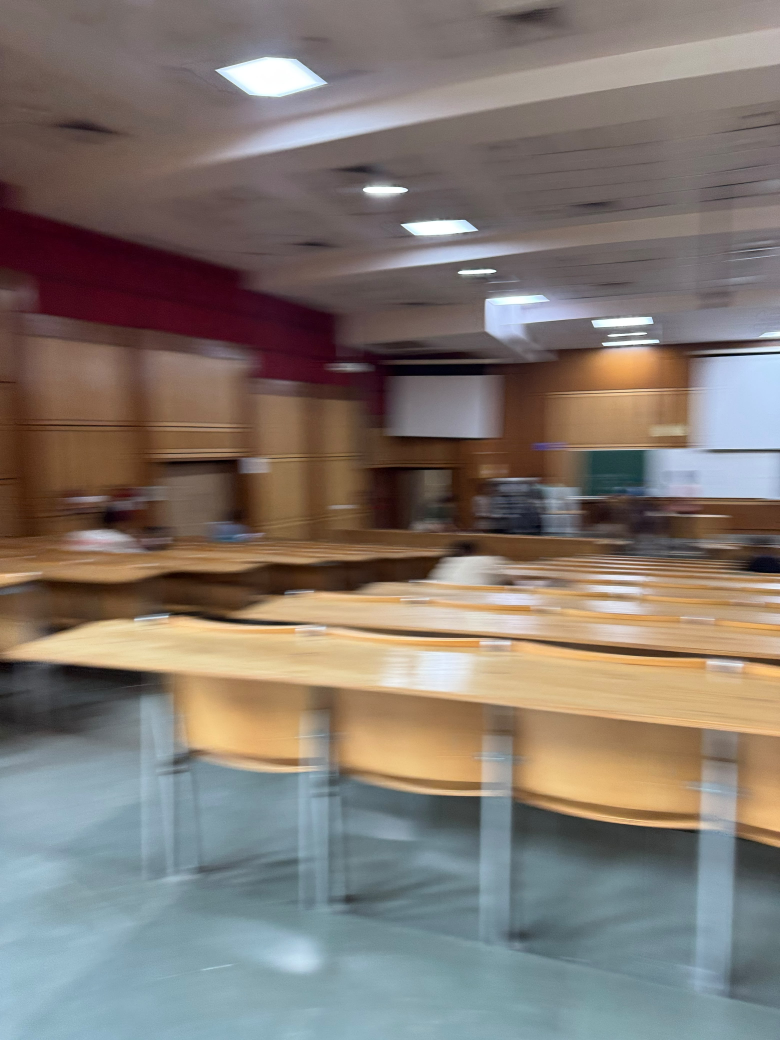
#> input picture part4/input.jpeg, 3120 x 4160 px (shown at 1/4 size)
$ python estimate_blur.py
#> lines starting #> are read from the running program, lines starting #| are printed output that depends on the picture; after the words box and inside, x2 and y2 are one past the last pixel; in counts of white or black regions, pixels touching at a corner belong together; long printed decimals are rounded
import numpy as np
import matplotlib.pyplot as plt
from PIL import Image
from scipy.ndimage import rotate

# Read image
filename = 'input.jpeg'
img = Image.open(filename).convert("L")

max_dim = 1024
scale = max_dim / max(img.size)
#> scale = 0.246

if scale < 1:
    new_size = (round(img.size[0] * scale),
                round(img.size[1] * scale))
#> new_size = (768, 1024)
    img = img.resize(new_size, Image.Resampling.LANCZOS)
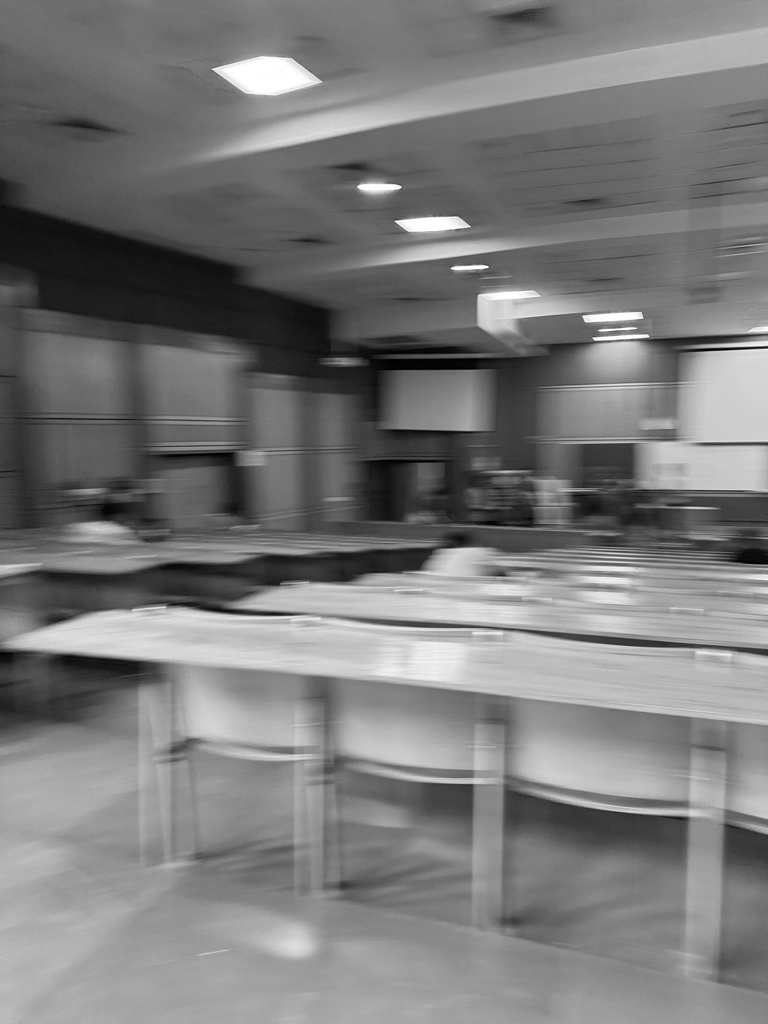
#> img: PIL image 768x1024 L; min 0, max 255, mean 122

f = np.asarray(img, dtype=np.float64) / 255.0

# Fourier transform
F_blurred = np.fft.fft2(f)
F_blurred_shifted = np.fft.fftshift(F_blurred)
S = np.log1p(np.abs(F_blurred_shifted))
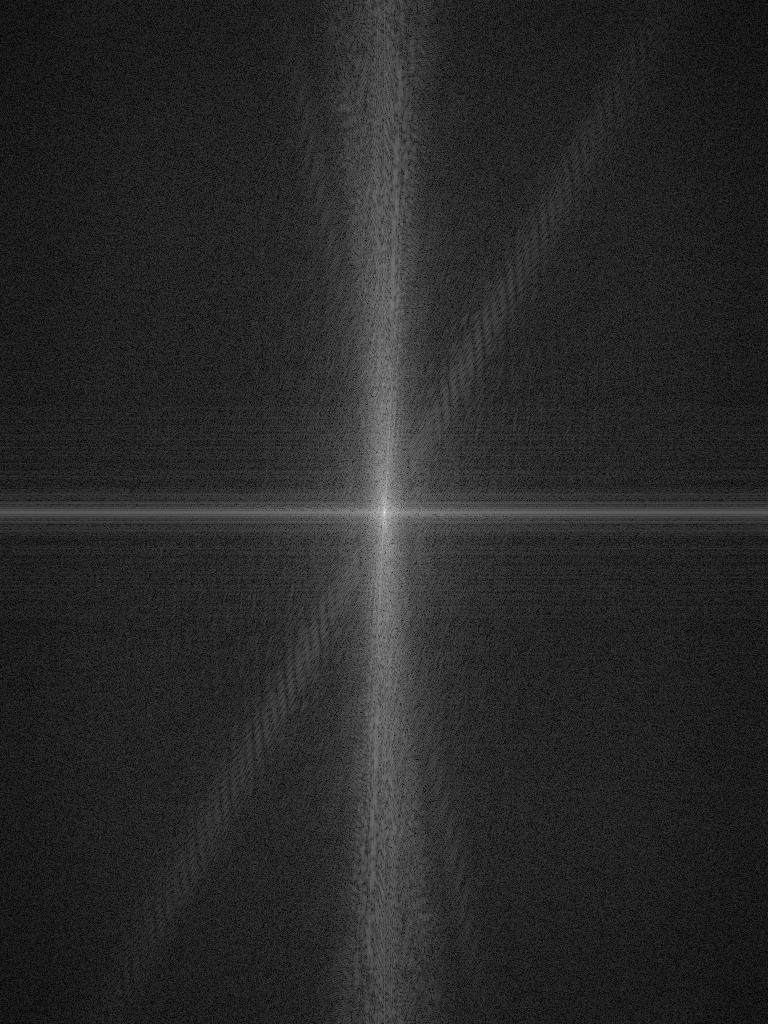
#> S: shape (1024, 768) float64; min 0.00398, max 12.84, mean 2.06; drawn with min black and max white

M, N = S.shape
#> M = 1024; N = 768

# Zero out the DC component and low frequencies
Y, X = np.ogrid[:M, :N]
#> Y = 1024 values from 0 to 1023
R = np.sqrt((X - N/2)**2 + (Y - M/2)**2)
S_filtered = S.copy()
S_filtered[R < 20] = 0
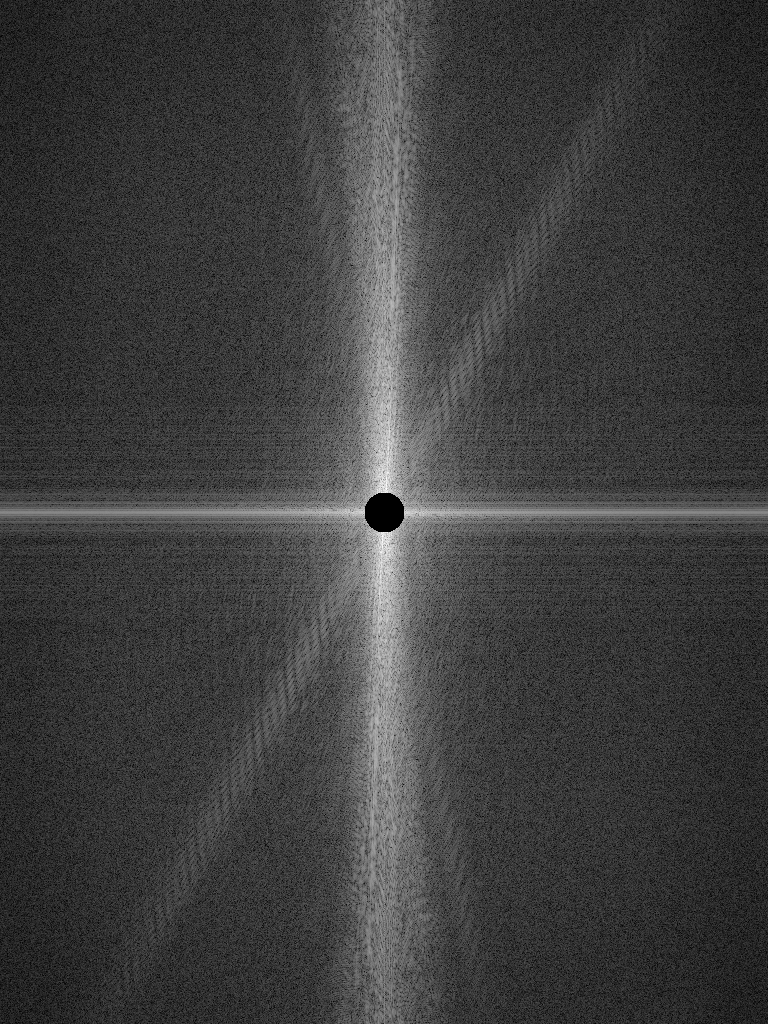
#> S_filtered: shape (1024, 768) float64; 0.16% of pixels changed, all inside (x1, y1, x2, y2) = (365, 493, 404, 532); drawn with min black and max white

# Radon transform-like approach: rotate and project
angles = np.arange(0, 180, 1)
variances = []

for angle in angles:
    rotated = rotate(S_filtered, angle, reshape=False)
    # project along columns
    proj = np.sum(rotated, axis=0)
    variances.append(np.var(proj))
#> this loop made 180 passes
#> pass 2, `rotated = rotate(S_filtered, angle, reshape=False)`:
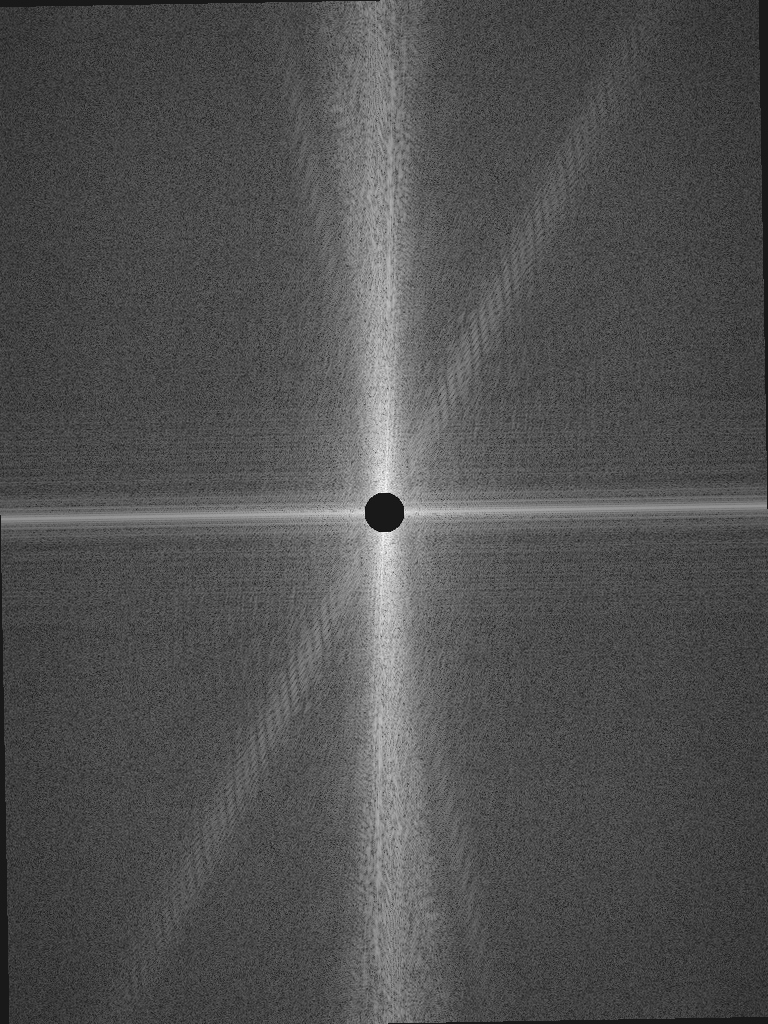
#> rotated: shape (1024, 768) float64; min -0.929, max 8.41, mean 2.04; drawn with min black and max white
#> after the loop, variances = 180 values, max 517204.8 at index 178, min 25226.8 at index 107, mean 225634.3

best_angle = angles[np.argmax(variances)]
#> best_angle = 178
print(f"Estimated angle of blur stripes: {best_angle} degrees")
#| Estimated angle of blur stripes: 178 degrees

# The blur direction is perpendicular to the stripes
blur_angle = (best_angle + 90) % 180
#> blur_angle = 88
print(f"Estimated blur angle: {blur_angle} degrees")
#| Estimated blur angle: 88 degrees

# Rotate to align stripes vertically, then the blur is horizontal
rotated_S = rotate(S_filtered, best_angle, reshape=False)
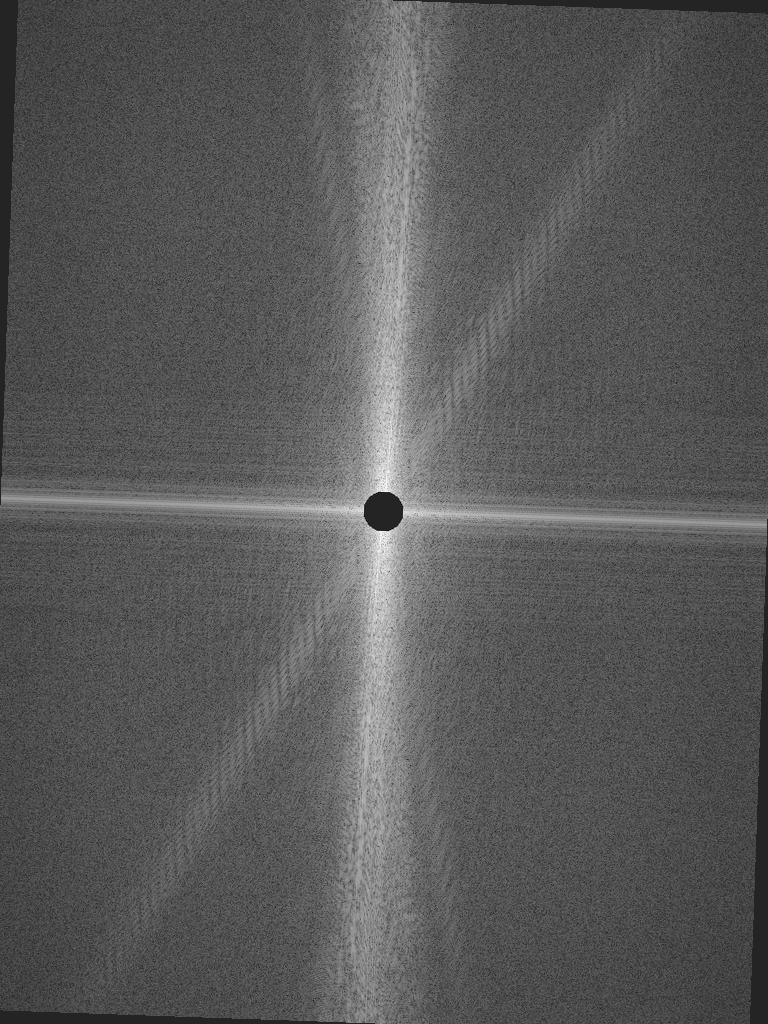
#> rotated_S: shape (1024, 768) float64; min -1.38, max 8.29, mean 2.03; drawn with min black and max white
proj = np.sum(rotated_S, axis=0)
#> proj = 768 values, max 4462.4 at index 382, min 689.7 at index 0, mean 2077.2

# Find peaks/troughs in the projection to find the frequency of zero crossings
from scipy.signal import find_peaks
troughs, _ = find_peaks(-proj, distance=10)
#> troughs = 55 values from 24 to 742
print(f"Troughs indices: {troughs}")
#| Troughs indices: [ 24  35  45  61  71  81  96 106 124 139 152 165 176 195 205 219 229 243
#|  254 268 278 298 310 321 335 349 364 379 402 417 431 445 456 468 488 498
#|  512 523 537 547 561 571 590 601 614 627 643 660 670 685 695 705 717 731
#|  742]
if len(troughs) > 1:
    avg_dist = np.mean(np.diff(troughs))
#> avg_dist = 13.3
    print(f"Average distance between dark bands: {avg_dist}")
#| Average distance between dark bands: 13.296

    # If the distance is D in frequency domain (pixels), the length in spatial domain is N / D
    # Wait, the projection is of length N.
    # blur_length = N / D
    # Let's be careful about N vs M. The rotated image has size M x N roughly.
    blur_length = N / avg_dist
#> blur_length = 57.76
    print(f"Estimated blur length: {blur_length}")
#| Estimated blur length: 57.760

    a_est = blur_length * np.cos(np.deg2rad(blur_angle))
#> a_est = 2.02
    b_est = blur_length * np.sin(np.deg2rad(blur_angle))
#> b_est = 57.73
    print(f"Estimated blur vector (a, b): ({a_est}, {b_est})")
#| Estimated blur vector (a, b): (2.016, 57.725)
else:
    print("Could not find enough troughs.")
